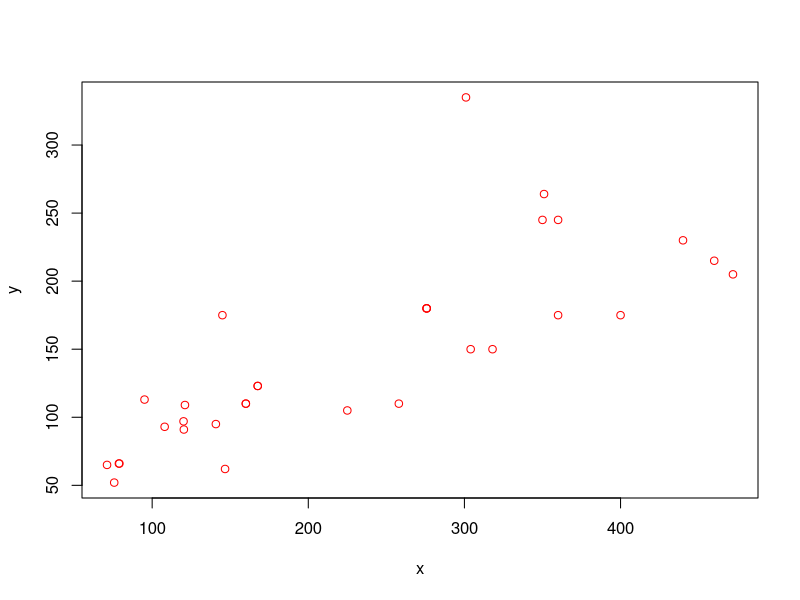
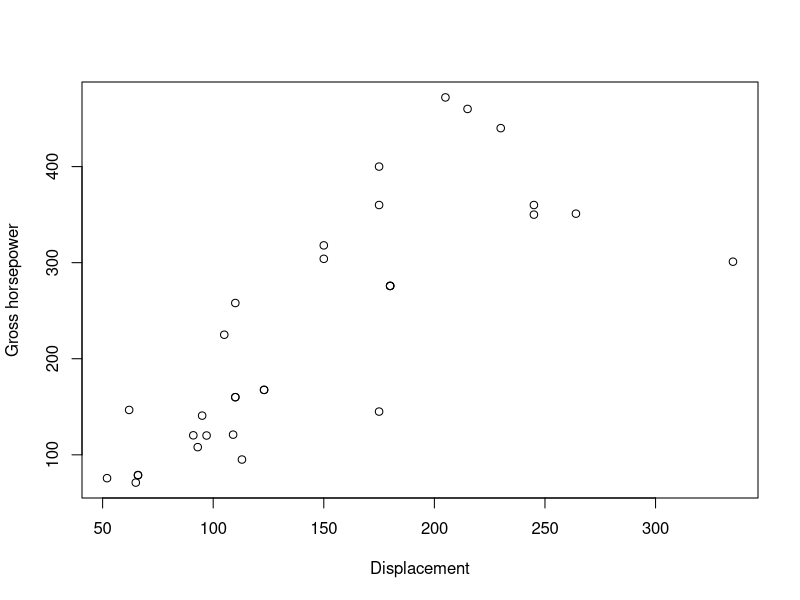

Write R code to recreate these figures, in order. (Note: this script raises an error after producing the figures.)
# Regression Analysis of Y on X.

# Load data from https://cran.r-project.org/.
data(mtcars)
mtcars

# Select "disp" column as X.
# Displacement measures the total amount of power the engine can generate.
x<-c(mtcars$disp)
x

# Select "hp" column as Y.
# Gross Horsepower measures the theoretical engine output. 
y<-c(mtcars$hp)

# Plot data.
plot(x, y, col="red")

# Build Linear Regression Model and print it.
# y = ax + b
linear_model<-lm(disp ~ hp, data = mtcars)
print(linear_model)

#> Call:
#> lm(formula = disp ~ hp, data = mtcars)

#> Coefficients:
#> (Intercept)           hp  
#>       20.99         1.43  

# Build Linear Regression Diagnostics for the linear model.
summary(linear_model)

#> Call:
#> lm(formula = disp ~ hp, data = mtcars)

#> Residuals:
#>     Min      1Q  Median      3Q     Max 
#> -198.97  -37.39  -18.27   57.55  157.91 

#> Coefficients:
#>             Estimate Std. Error t value Pr(>|t|)    
#> (Intercept)  20.9925    32.6066   0.644    0.525    
#> hp            1.4298     0.2019   7.080 7.14e-08 ***
#> ---
#> Signif. codes:  0 ‘***’ 0.001 ‘**’ 0.01 ‘*’ 0.05 ‘.’ 0.1 ‘ ’ 1

#> Residual standard error: 77.09 on 30 degrees of freedom
#> Multiple R-squared:  0.6256,    Adjusted R-squared:  0.6131 
#> F-statistic: 50.13 on 1 and 30 DF,  p-value: 7.143e-08


plot(disp ~ hp, data = mtcars, xlab = "Displacement", ylab = "Gross horsepower")

# Polynomial Regression
# y = a_0 + a_1 * x + a_2 * x^2
r=30
A<-matrix(c(r,sum(x),sum(x^2),sum(x),sum(x^2),sum(x^3),sum(x^2),sum(x^3),sum(x^4)),3,3,byrow=TRUE)
A

B<-c(sum(y),sum(x*y),sum(x^2*y))
B
showEqn(A,B)
solve(A,B)
plot(x,y,col="green")
plot(x,y,col="red")
f<-3.524916401 + 0.878595773*x - 0.000871024*x^2
f
xmin<-min(x)
xmax<-max(x)
par(new=TRUE)
curve(-3.524916401 + 0.878595773*x - 0.000871024*x^2,xmin,xmax,col="blue")

# Exponential Regression
# y = e^(a + b * x)
A<-matrix(c(r,sum(x),sum(x),sum(x^2)),2,2,byrow=TRUE)
A

B<-c(sum(log(y),sum(x*log(y))))
B
showEqn(A,B)
solve(A,B)
plot(x,y,col="black")
par(new=TRUE)
curve(exp(5.81226184-0.00245783*x),xmin,xmax,col="red")
